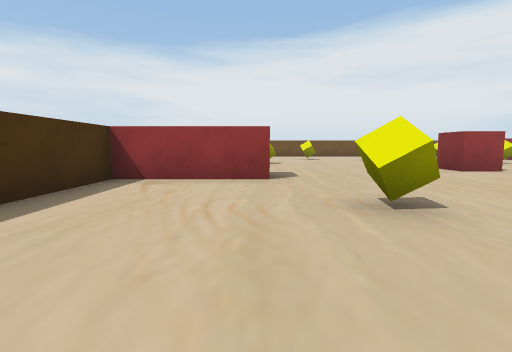
[1] (above)

22 first-person views from a walk through a Unity game level. The camera is 0.62 m above the floor, tilts 6° down and sees 85° across. The floor is counted in squares, 1 m on a side. Each view is taken from the middle of a square. On the plan, view 1 faces up. The plan holds only what a view shows up to about 9 squares ahead; the rest is blank. The player is left out.

[2]
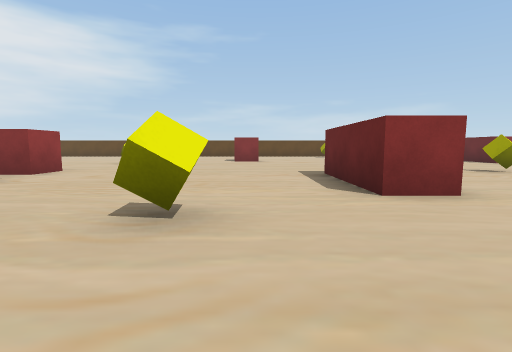

[3]
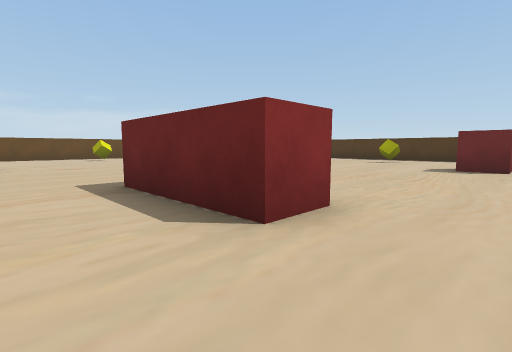

[4]
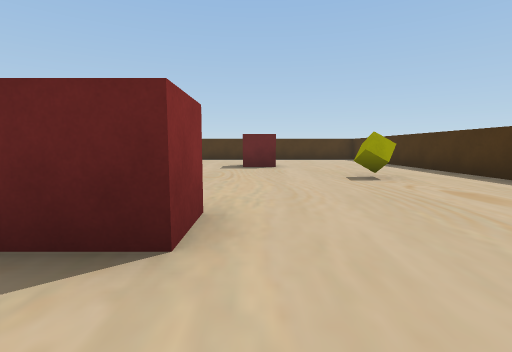

[5]
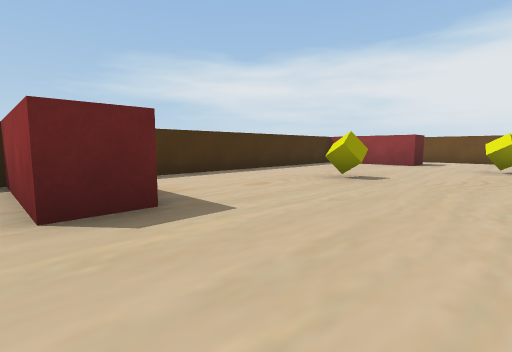

[6]
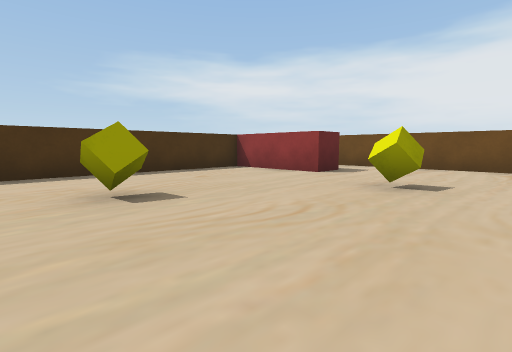

[7]
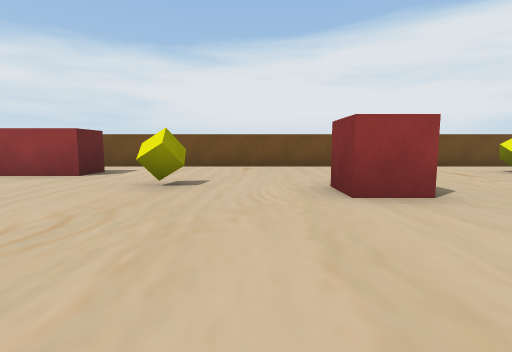

[8]
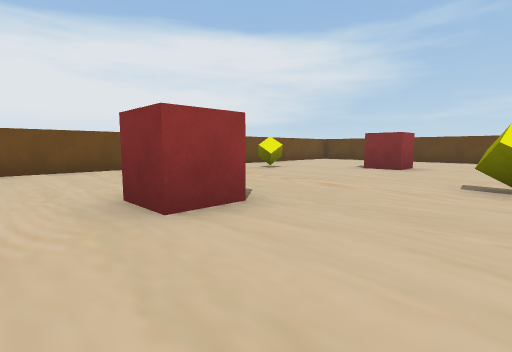

[9]
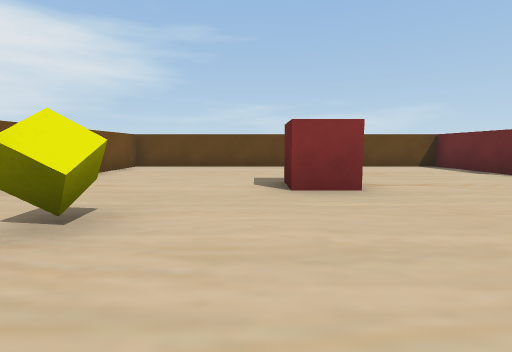

[10]
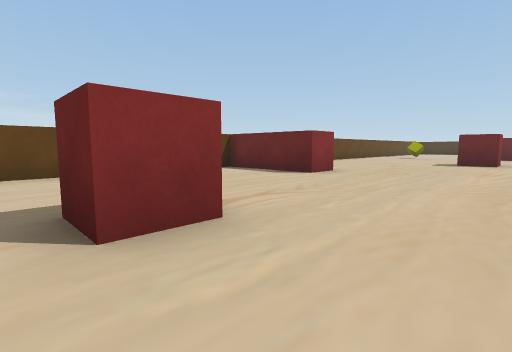

[11]
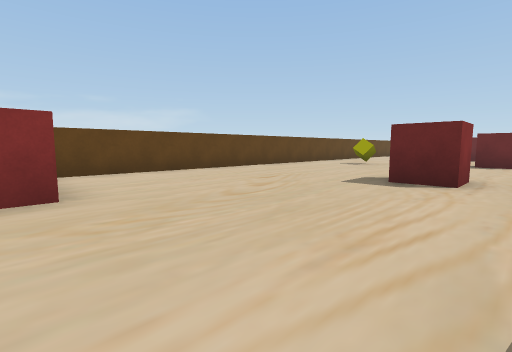

[12]
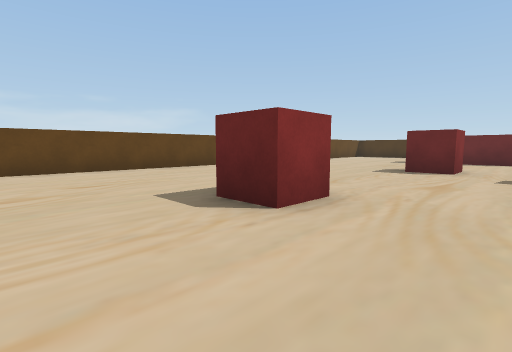

[13]
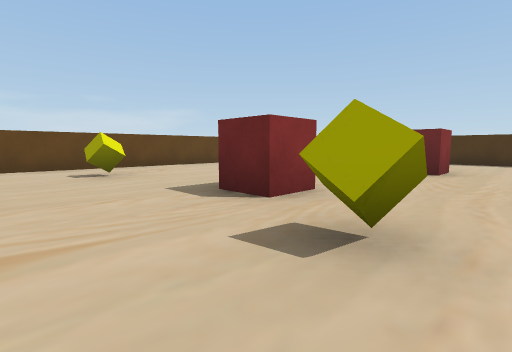

[14]
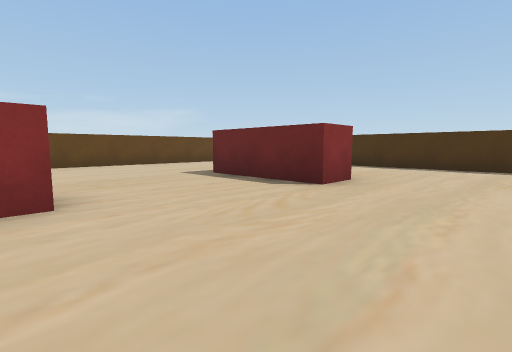

[15]
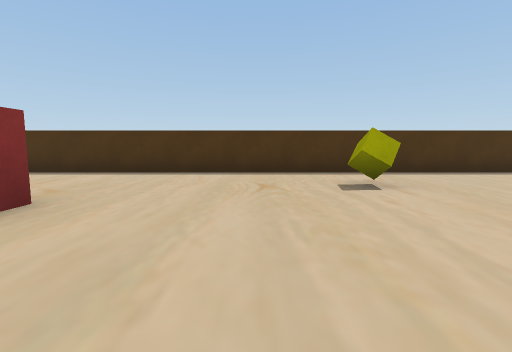

[16]
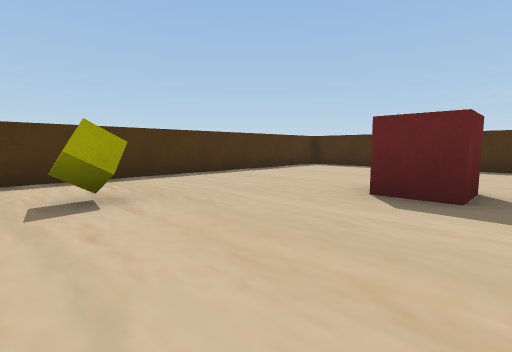

[17]
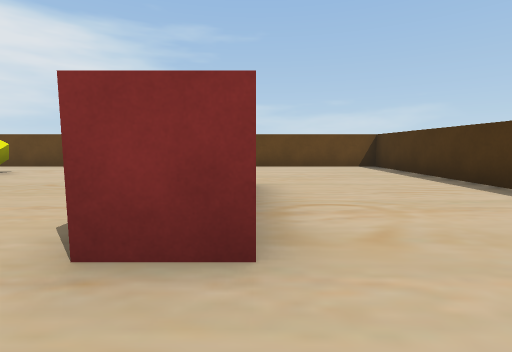

[18]
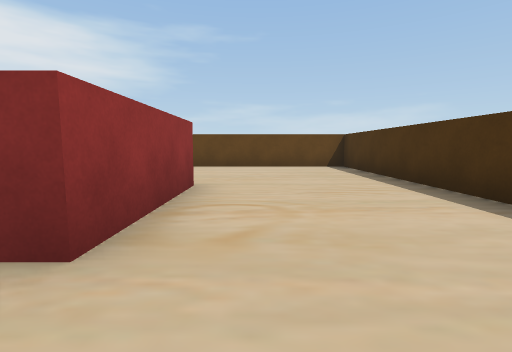

[19]
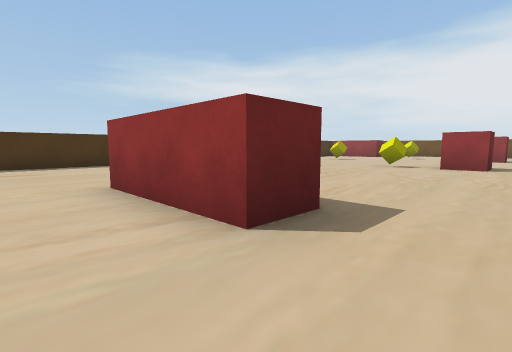

[20]
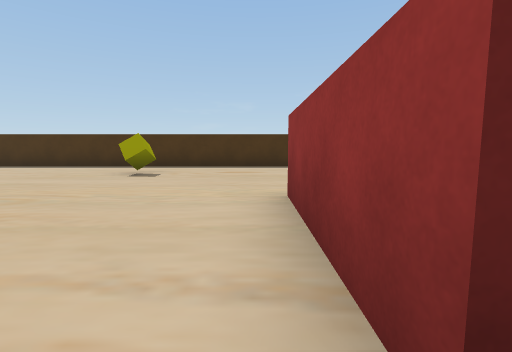

[21]
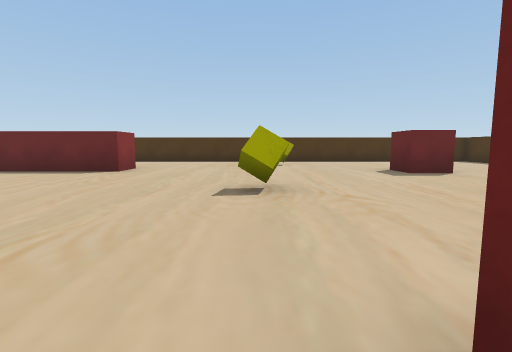

[22]
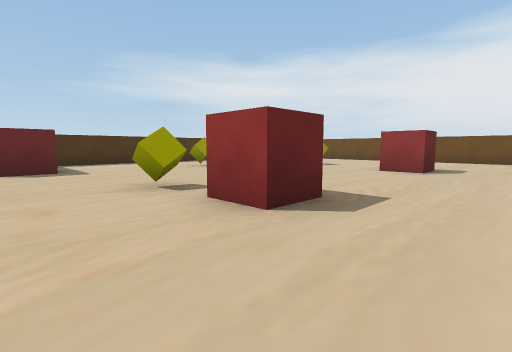

### Floor plan
Points are (right, up) in squares from view 1. A wall is a line through its corners. A room is listed if a view was taken in it or the views show most of it. See-through windows are left out.
Room 1 (views 1, 2, 3, 4, 5, 6, 7, 8, 9, 10, 11, 12, 13, 14, 15, 16, 17, 18, 19, 20, 21, 22)
walls: (5.5, 0.4) (5.5, -0.6) (2.5, -0.6) (2.5, 0.4) (5.5, 0.4); (0.3, 6.4) (0.3, 5.3) (-2.7, 5.3) (-2.7, 2.9); (13.7, 7.4) (13.7, 8.4) (16.7, 8.4) (16.7, 10.8); (-2.7, 1.1) (-2.7, -10.1); (12.5, -8) (9.4, -8) (9.4, -7) (12.5, -7); (16.7, 12.8) (16.7, 17.7) (14.6, 17.7); (0.3, 16) (0.3, 14.9) (-2.7, 14.9) (-2.7, 6.8); (6.8, 17.7) (-0.8, 17.7); (11.9, 17.7) (9.6, 17.7); (-1.1, -11.8) (16.7, -11.8) (16.7, 7)
objects: yellow cube (0, -4); yellow cube (0, 10); yellow cube (1, 3); red cube (2, -7); yellow cube (3, 14); yellow cube (4, 7); yellow cube (5, -10); red cube (5, 7) to (6, 8); red cube (5, 13) to (6, 13); yellow cube (6, -4); yellow cube (9, -2); yellow cube (9, 10); yellow cube (10, 16); red cube (11, -3); red cube (11, 2) to (12, 3); red cube (12, 13) to (13, 13); yellow cube (14, -2)

Positions as (right, up) in squares from view 1, and headings:
1: (0, 0), facing up
2: (-1, 2), facing right
3: (1, 2), facing down-right
4: (2, 2), facing down
5: (3, 5), facing up-left
6: (4, 9), facing up-left
7: (4, 9), facing up
8: (4, 10), facing up-right
9: (8, 14), facing right
10: (10, 14), facing down-right
11: (10, 8), facing down-right
12: (9, 5), facing down-right
13: (8, 0), facing down-right
14: (7, -3), facing down-right
15: (7, -5), facing down
16: (6, -6), facing down-left
17: (8, -8), facing right
18: (8, -9), facing right
19: (7, -2), facing up-left
20: (6, -1), facing left
21: (6, 0), facing down
22: (8, 5), facing up-left
